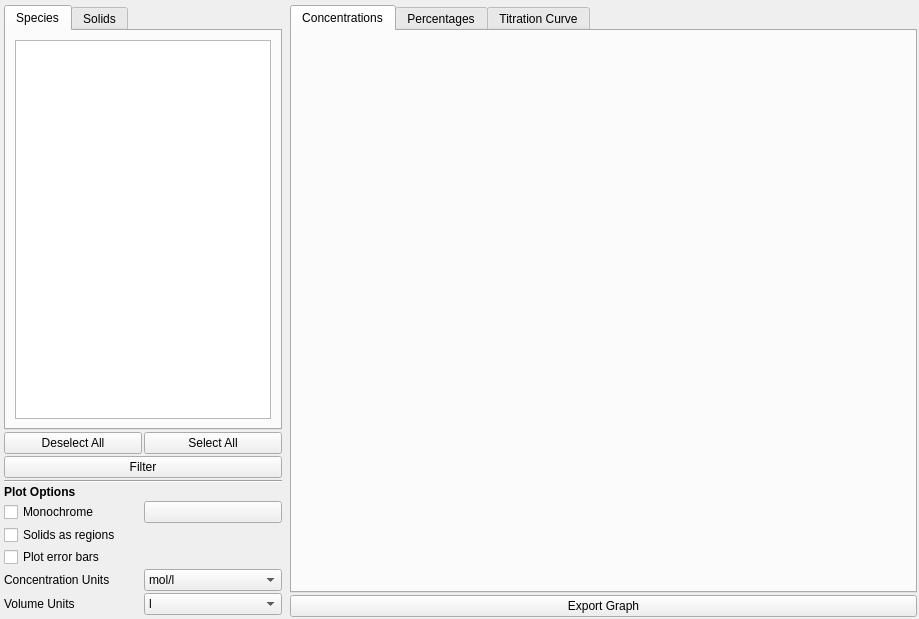
<?xml version="1.0" encoding="UTF-8"?>
<ui version="4.0">
 <class>PlotWindow</class>
 <widget class="QMainWindow" name="PlotWindow">
  <property name="geometry">
   <rect>
    <x>0</x>
    <y>0</y>
    <width>919</width>
    <height>619</height>
   </rect>
  </property>
  <property name="minimumSize">
   <size>
    <width>800</width>
    <height>600</height>
   </size>
  </property>
  <property name="windowTitle">
   <string>Export Plot</string>
  </property>
  <widget class="QWidget" name="centralwidget">
   <layout class="QHBoxLayout" name="horizontalLayout" stretch="0,1">
    <property name="leftMargin">
     <number>2</number>
    </property>
    <property name="topMargin">
     <number>5</number>
    </property>
    <property name="rightMargin">
     <number>2</number>
    </property>
    <property name="bottomMargin">
     <number>2</number>
    </property>
    <item>
     <widget class="QWidget" name="widget" native="true">
      <property name="sizePolicy">
       <sizepolicy hsizetype="Maximum" vsizetype="Preferred">
        <horstretch>0</horstretch>
        <verstretch>0</verstretch>
       </sizepolicy>
      </property>
      <layout class="QVBoxLayout" name="verticalLayout">
       <property name="spacing">
        <number>2</number>
       </property>
       <property name="leftMargin">
        <number>2</number>
       </property>
       <property name="topMargin">
        <number>0</number>
       </property>
       <property name="rightMargin">
        <number>2</number>
       </property>
       <property name="bottomMargin">
        <number>2</number>
       </property>
       <item>
        <widget class="QWidget" name="widget_2" native="true">
         <layout class="QGridLayout" name="gridLayout">
          <property name="leftMargin">
           <number>0</number>
          </property>
          <property name="topMargin">
           <number>0</number>
          </property>
          <property name="rightMargin">
           <number>0</number>
          </property>
          <property name="bottomMargin">
           <number>0</number>
          </property>
          <property name="spacing">
           <number>2</number>
          </property>
          <item row="9" column="1">
           <widget class="QComboBox" name="c_unit">
            <item>
             <property name="text">
              <string>mol/l</string>
             </property>
            </item>
            <item>
             <property name="text">
              <string>mmol/l</string>
             </property>
            </item>
            <item>
             <property name="text">
              <string>μmol/l</string>
             </property>
            </item>
           </widget>
          </item>
          <item row="4" column="0" colspan="2">
           <widget class="Line" name="line">
            <property name="orientation">
             <enum>Qt::Horizontal</enum>
            </property>
           </widget>
          </item>
          <item row="7" column="0" colspan="2">
           <widget class="QCheckBox" name="regions_check">
            <property name="text">
             <string>Solids as regions</string>
            </property>
           </widget>
          </item>
          <item row="8" column="0" colspan="2">
           <widget class="QCheckBox" name="errors_check">
            <property name="text">
             <string>Plot error bars</string>
            </property>
           </widget>
          </item>
          <item row="10" column="0">
           <widget class="QLabel" name="v_unit_label">
            <property name="text">
             <string>Volume Units</string>
            </property>
           </widget>
          </item>
          <item row="5" column="0" colspan="2">
           <widget class="QLabel" name="plot_options_label">
            <property name="text">
             <string>&lt;html&gt;&lt;head/&gt;&lt;body&gt;&lt;p&gt;&lt;span style=&quot; font-weight:700;&quot;&gt;Plot Options&lt;/span&gt;&lt;/p&gt;&lt;/body&gt;&lt;/html&gt;</string>
            </property>
           </widget>
          </item>
          <item row="10" column="1">
           <widget class="QComboBox" name="v_unit">
            <item>
             <property name="text">
              <string>l</string>
             </property>
            </item>
            <item>
             <property name="text">
              <string>ml</string>
             </property>
            </item>
           </widget>
          </item>
          <item row="1" column="0">
           <widget class="QPushButton" name="deselect_all">
            <property name="text">
             <string>Deselect All</string>
            </property>
           </widget>
          </item>
          <item row="1" column="1">
           <widget class="QPushButton" name="select_all">
            <property name="text">
             <string>Select All</string>
            </property>
           </widget>
          </item>
          <item row="0" column="0" colspan="2">
           <widget class="QTabWidget" name="tabWidget_2">
            <property name="enabled">
             <bool>true</bool>
            </property>
            <property name="sizePolicy">
             <sizepolicy hsizetype="Expanding" vsizetype="Expanding">
              <horstretch>0</horstretch>
              <verstretch>0</verstretch>
             </sizepolicy>
            </property>
            <property name="mouseTracking">
             <bool>false</bool>
            </property>
            <property name="currentIndex">
             <number>0</number>
            </property>
            <widget class="QWidget" name="species">
             <attribute name="title">
              <string>Species</string>
             </attribute>
             <layout class="QHBoxLayout" name="horizontalLayout_4">
              <item>
               <widget class="QTableView" name="speciesView">
                <property name="sizePolicy">
                 <sizepolicy hsizetype="Minimum" vsizetype="Expanding">
                  <horstretch>0</horstretch>
                  <verstretch>0</verstretch>
                 </sizepolicy>
                </property>
                <property name="editTriggers">
                 <set>QAbstractItemView::AllEditTriggers</set>
                </property>
                <property name="alternatingRowColors">
                 <bool>true</bool>
                </property>
                <attribute name="horizontalHeaderVisible">
                 <bool>false</bool>
                </attribute>
               </widget>
              </item>
             </layout>
            </widget>
            <widget class="QWidget" name="solids">
             <attribute name="title">
              <string>Solids</string>
             </attribute>
             <layout class="QHBoxLayout" name="horizontalLayout_3">
              <item>
               <widget class="QTableView" name="solidsView">
                <property name="sizePolicy">
                 <sizepolicy hsizetype="Minimum" vsizetype="Expanding">
                  <horstretch>0</horstretch>
                  <verstretch>0</verstretch>
                 </sizepolicy>
                </property>
                <property name="editTriggers">
                 <set>QAbstractItemView::AllEditTriggers</set>
                </property>
                <property name="alternatingRowColors">
                 <bool>true</bool>
                </property>
                <attribute name="horizontalHeaderVisible">
                 <bool>false</bool>
                </attribute>
               </widget>
              </item>
             </layout>
            </widget>
           </widget>
          </item>
          <item row="3" column="0" colspan="2">
           <widget class="QPushButton" name="filter">
            <property name="text">
             <string>Filter</string>
            </property>
           </widget>
          </item>
          <item row="9" column="0">
           <widget class="QLabel" name="c_unit_label">
            <property name="text">
             <string>Concentration Units</string>
            </property>
           </widget>
          </item>
          <item row="6" column="0">
           <widget class="QCheckBox" name="monochrome_check">
            <property name="text">
             <string>Monochrome</string>
            </property>
           </widget>
          </item>
          <item row="6" column="1">
           <widget class="ColorButton" name="monochrome_color">
            <property name="text">
             <string/>
            </property>
           </widget>
          </item>
         </layout>
        </widget>
       </item>
      </layout>
     </widget>
    </item>
    <item>
     <layout class="QVBoxLayout" name="verticalLayout_4">
      <property name="spacing">
       <number>2</number>
      </property>
      <property name="leftMargin">
       <number>0</number>
      </property>
      <item>
       <widget class="QTabWidget" name="tabWidget">
        <property name="currentIndex">
         <number>0</number>
        </property>
        <widget class="QWidget" name="conc_tab">
         <attribute name="title">
          <string>Concentrations</string>
         </attribute>
         <layout class="QHBoxLayout" name="horizontalLayout_2">
          <property name="leftMargin">
           <number>1</number>
          </property>
          <property name="topMargin">
           <number>1</number>
          </property>
          <property name="rightMargin">
           <number>1</number>
          </property>
          <property name="bottomMargin">
           <number>1</number>
          </property>
          <item>
           <widget class="PlotWidget" name="conc_graph" native="true"/>
          </item>
         </layout>
        </widget>
        <widget class="QWidget" name="perc_tab">
         <attribute name="title">
          <string>Percentages</string>
         </attribute>
         <layout class="QVBoxLayout" name="verticalLayout_2" stretch="1,0">
          <property name="leftMargin">
           <number>1</number>
          </property>
          <property name="topMargin">
           <number>1</number>
          </property>
          <property name="rightMargin">
           <number>1</number>
          </property>
          <property name="bottomMargin">
           <number>1</number>
          </property>
          <item>
           <widget class="PlotWidget" name="perc_graph" native="true"/>
          </item>
          <item>
           <layout class="QFormLayout" name="formLayout_2">
            <property name="sizeConstraint">
             <enum>QLayout::SetDefaultConstraint</enum>
            </property>
            <item row="0" column="1">
             <widget class="QComboBox" name="componentComboBox_perc"/>
            </item>
            <item row="0" column="0">
             <widget class="QLabel" name="componentLabel_2">
              <property name="text">
               <string>Component:</string>
              </property>
             </widget>
            </item>
           </layout>
          </item>
         </layout>
        </widget>
        <widget class="QWidget" name="titration_tab">
         <attribute name="title">
          <string>Titration Curve</string>
         </attribute>
         <layout class="QVBoxLayout" name="verticalLayout_3" stretch="1,0">
          <property name="leftMargin">
           <number>1</number>
          </property>
          <property name="topMargin">
           <number>1</number>
          </property>
          <property name="rightMargin">
           <number>1</number>
          </property>
          <property name="bottomMargin">
           <number>1</number>
          </property>
          <item>
           <widget class="PlotWidget" name="titration_graph" native="true">
            <property name="sizePolicy">
             <sizepolicy hsizetype="Preferred" vsizetype="Preferred">
              <horstretch>0</horstretch>
              <verstretch>0</verstretch>
             </sizepolicy>
            </property>
           </widget>
          </item>
          <item>
           <layout class="QFormLayout" name="formLayout">
            <property name="sizeConstraint">
             <enum>QLayout::SetDefaultConstraint</enum>
            </property>
            <item row="0" column="0">
             <widget class="QLabel" name="componentLabel">
              <property name="text">
               <string>Component:</string>
              </property>
             </widget>
            </item>
            <item row="0" column="1">
             <widget class="QComboBox" name="componentComboBox"/>
            </item>
           </layout>
          </item>
         </layout>
        </widget>
       </widget>
      </item>
      <item>
       <widget class="QPushButton" name="exportButton">
        <property name="text">
         <string>Export Graph</string>
        </property>
       </widget>
      </item>
     </layout>
    </item>
   </layout>
  </widget>
 </widget>
 <customwidgets>
  <customwidget>
   <class>PlotWidget</class>
   <extends>QWidget</extends>
   <header>pyqtgraph</header>
   <container>1</container>
  </customwidget>
  <customwidget>
   <class>ColorButton</class>
   <extends>QPushButton</extends>
   <header>ui.widgets</header>
  </customwidget>
 </customwidgets>
 <resources/>
 <connections>
  <connection>
   <sender>deselect_all</sender>
   <signal>clicked()</signal>
   <receiver>PlotWindow</receiver>
   <slot>deselectAll()</slot>
   <hints>
    <hint type="sourcelabel">
     <x>144</x>
     <y>397</y>
    </hint>
    <hint type="destinationlabel">
     <x>0</x>
     <y>542</y>
    </hint>
   </hints>
  </connection>
  <connection>
   <sender>select_all</sender>
   <signal>clicked()</signal>
   <receiver>PlotWindow</receiver>
   <slot>selectAll()</slot>
   <hints>
    <hint type="sourcelabel">
     <x>208</x>
     <y>397</y>
    </hint>
    <hint type="destinationlabel">
     <x>0</x>
     <y>566</y>
    </hint>
   </hints>
  </connection>
  <connection>
   <sender>filter</sender>
   <signal>clicked()</signal>
   <receiver>PlotWindow</receiver>
   <slot>filterSpecies()</slot>
   <hints>
    <hint type="sourcelabel">
     <x>156</x>
     <y>429</y>
    </hint>
    <hint type="destinationlabel">
     <x>0</x>
     <y>449</y>
    </hint>
   </hints>
  </connection>
  <connection>
   <sender>regions_check</sender>
   <signal>clicked()</signal>
   <receiver>PlotWindow</receiver>
   <slot>changeSolidsGraphics()</slot>
   <hints>
    <hint type="sourcelabel">
     <x>97</x>
     <y>510</y>
    </hint>
    <hint type="destinationlabel">
     <x>289</x>
     <y>519</y>
    </hint>
   </hints>
  </connection>
  <connection>
   <sender>errors_check</sender>
   <signal>clicked()</signal>
   <receiver>PlotWindow</receiver>
   <slot>changeErrorsGraphics()</slot>
   <hints>
    <hint type="sourcelabel">
     <x>113</x>
     <y>550</y>
    </hint>
    <hint type="destinationlabel">
     <x>287</x>
     <y>485</y>
    </hint>
   </hints>
  </connection>
 </connections>
 <slots>
  <slot>selectAll()</slot>
  <slot>deselectAll()</slot>
  <slot>filterSpecies()</slot>
  <slot>changeSolidsGraphics()</slot>
  <slot>changeErrorsGraphics()</slot>
 </slots>
</ui>
